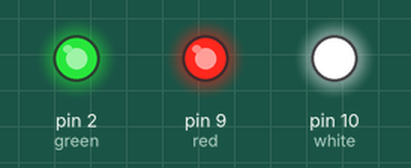
This sketch was run on a simulated Arduino Uno, built with avr-gcc and run on an emulated ATmega328P. On the bench: output pins drawn as LEDs (lit = HIGH).

Above: at 0.1 s.
Timing chart, 0 to 1.6 s (numbered marks = the images above):
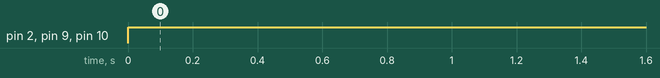

The sketch:

indian_led.ino
```cpp
const int red = 9;
const int white = 10;
const int green = 2;

void setup() {
  // put your setup code here, to run once:
  pinMode(red, OUTPUT);
  pinMode(white, OUTPUT);
  pinMode(green, OUTPUT);
}

void loop() {
  // put your main code here, to run repeatedly:
  digitalWrite(red, HIGH);
  digitalWrite(white, HIGH);
  digitalWrite(green, HIGH);
 }
```

Measured:
- by itself, pin 2 (green), pin 9 (red), pin 10 (white): LOW → HIGH at 0.00 s
